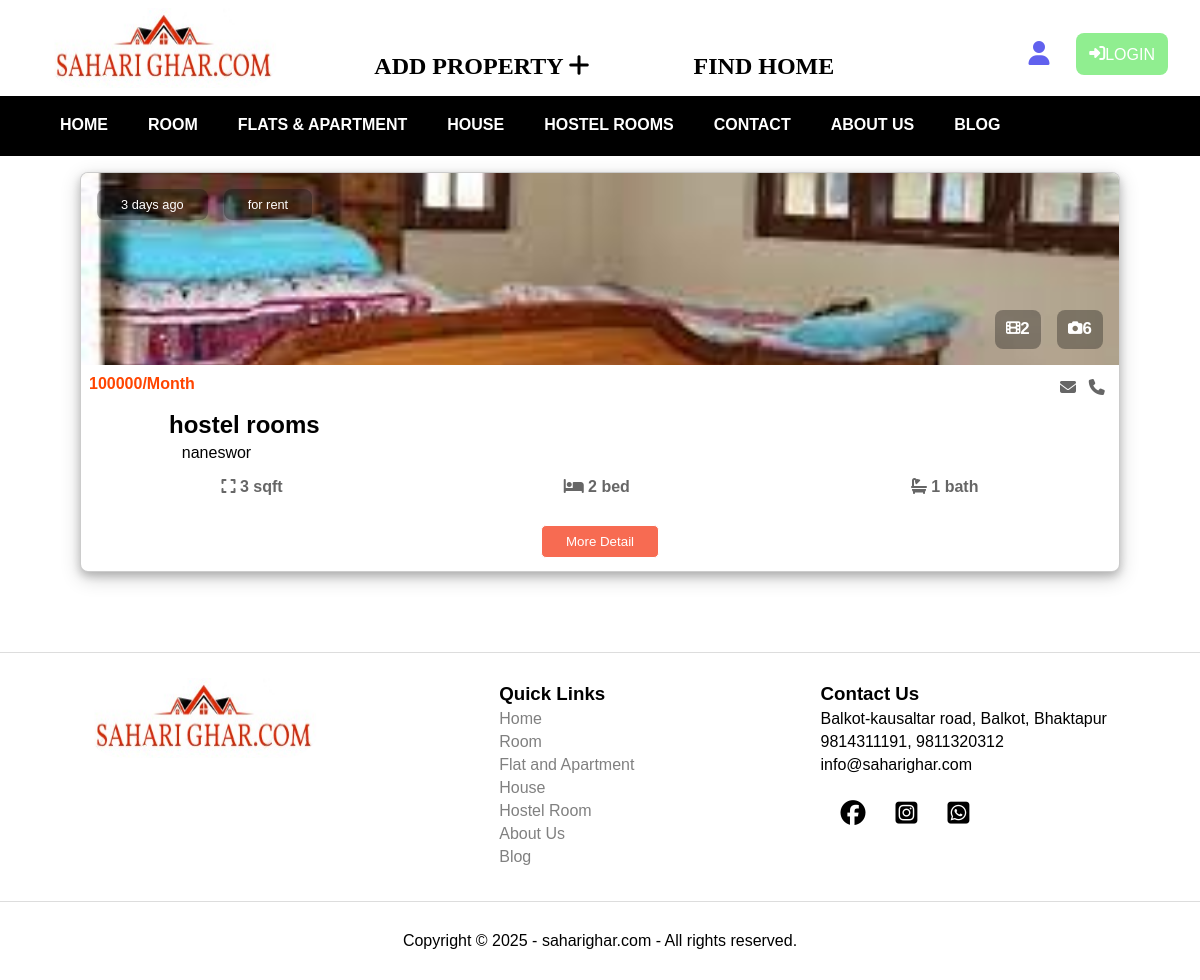
/hostel.php, run on an earlier commit of the app's database.
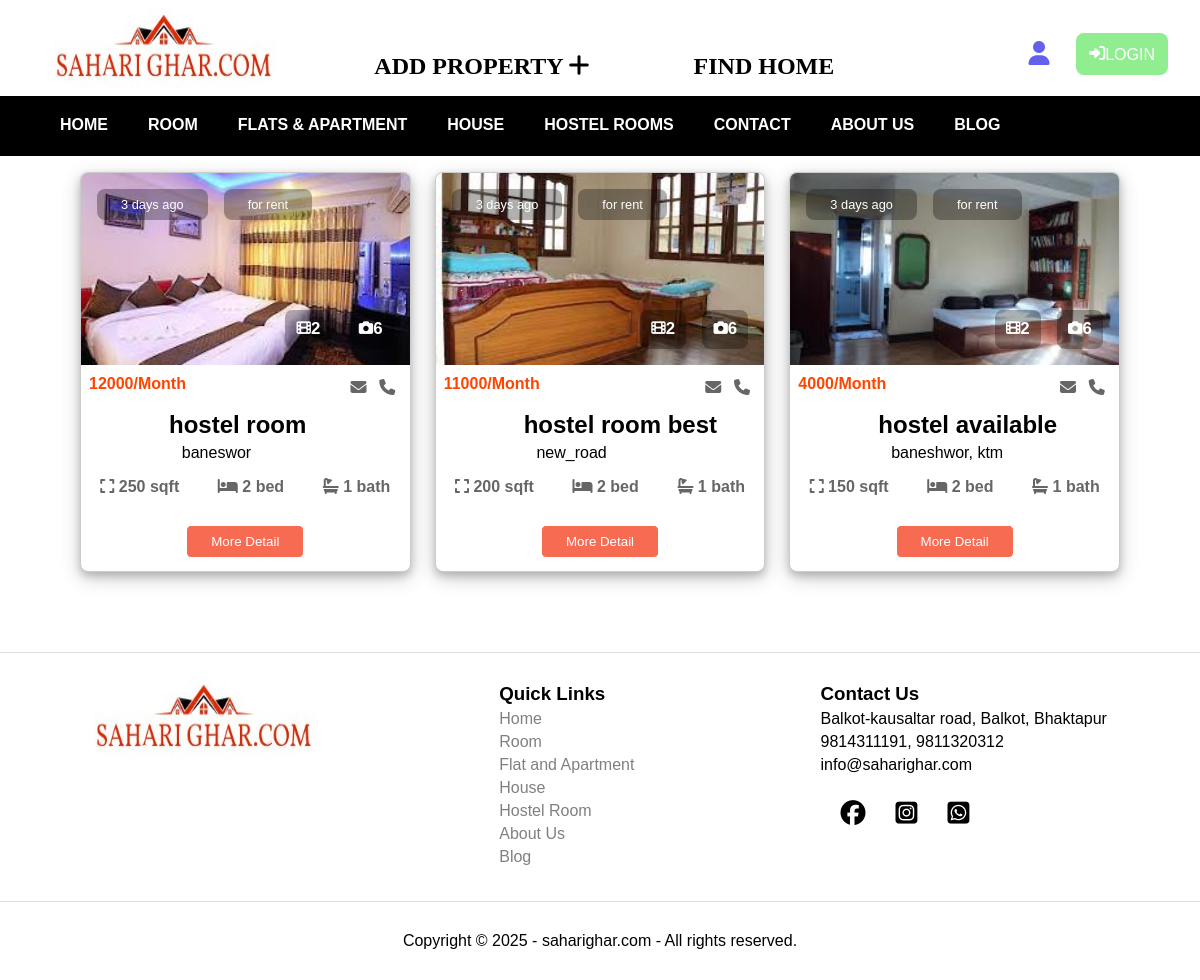
And on a later commit of the database.
### tables this page shows
CREATE TABLE `prop_detail` (
  `prod_id` int(10) NOT NULL,
  `title` varchar(30) NOT NULL,
  `type` varchar(20) NOT NULL,
  `price` varchar(20) NOT NULL,
  `location` varchar(50) NOT NULL,
  `image` varchar(255) NOT NULL,
  `area` int(20) NOT NULL,
  `bedroom` int(20) NOT NULL,
  `bathroom` int(20) NOT NULL,
  `latitude` double(10,6) NOT NULL DEFAULT 0.000000,
  `longitude` double(10,6) NOT NULL DEFAULT 0.000000
);

### hostel.php (the view, shortened to what this page needs)
<?php
include 'header.php'
?>
<section class="featured">
        <div class="box-container">
            <?php
             $logged_in= isset($_SESSION['loggedin'])=== true;
            $query= "select * from  prop_detail";
            $result=mysqli_query($conn,$query);
            while($row=mysqli_fetch_assoc($result))
            {
              $id       =$row["prod_id"];
              $title    =$row["title"];
              $type     =$row["type"];
              $price    =$row["price"];
              $location =$row["location"];
              $image    =$row["image"];
              $area     =$row["area"];
              $bedroom  =$row["bedroom"];
              $bathroom =$row["bathroom"];
                 if($type==='hostel room')
                 {
                echo"
                <div class='box'>
                <div class='image-container'>
                    <img src='./Admin/property_images/$image' alt='roomimage'>
                    <div class='info'>
                        <h3>3 days ago</h3>
                        <h3>for rent</h3>
                    </div>
                    <div class='icon'>
                        <a href='#' class='fas fa-film'>
                            <h3>2</h3>
                        </a>
                        <a href='#' class='fas fa-camera'>
                            <h3>6</h3>
                        </a>
                    </div>
                </div>
                <div class='content'>
                    <div class='price'>
                        <h3>$price/Month</h3>
                        <a href='#' class='fas fa-envelope'></a>
                        <a href='#' class='fas fa-phone'></a>
                    </div>
                </div>
                <div class='location'>
                    <h3>$title </h3>
                    <p>$location</p>
                </div>
                <div class='detail'>
                    <h3><i class='fas fa-expand'></i> $area sqft</h3>
                    <h3><i class='fas fa-bed'></i> $bedroom  bed</h3>
                    <h3><i class='fas fa-bath'></i> $bathroom bath</h3>
                </div>
                <form method='GET' class='buttons' action='card_detail.php' onsubmit='return checkLogin($logged_in)'>
                <input type='hidden' name='id' value='$id'>
               <button type='submit' class='btn'>More Detail</button>
           </form>
               </div>";
                 }
            }
             ?>
        </div>
    </section>
<?php
include 'footer.php'
?>

### header.php (shortened to what this page needs)
<!DOCTYPE html>
<html lang="en">
<head>
    <link rel="stylesheet" href="https://cdnjs.cloudflare.com/ajax/libs/font-awesome/6.5.1/css/all.min.css"
 />
    <link rel="stylesheet" href="css/style.css">
</head>
<body>
    <header>
        <div class="topbar">
            <a href="index.php" class="logo-container">
                <img src="image/logo.jpg" class="logo">
            </a>
            <div class="add-find border ">
            <?php
     if (isset($_SESSION['loggedin']) && $_SESSION['loggedin'] === true && isset($_SESSION['role']) && $_SESSION['role'] === 'landlord') {
        echo '<a href="landlord_add_prop.php" class="add">ADD PROPERTY <i class="fa-solid fa-plus"></i></a>';
     } else {
        echo '<a href="login.php" class="add" onclick="message()">ADD PROPERTY <i class="fa-solid fa-plus"></i></a>';
    }
    ?>
            <a href="#featured" class="find">FIND HOME</a>
            </div>
           <div class="last-top">
            <ul>
                <li><a href="" class="account"><i class="fa-solid fa-user"></i></a></li>
                <?php
                if (isset($_SESSION['loggedin'])=== true){
                    echo'<li><a href="logout.php" class="logout">LOGOUT<i class="fa-solid fa-right-to-bracket"></i></a></li>';
                }else {
                    echo '<li><a href="login.php" class="login"><i class="fa-solid fa-right-to-bracket"></i>LOGIN</a></li>';
                     }
                   ?>
            </ul>
           </div>
        </div>
        <div class="navbar">
            <ul class="navitems">
                <li><a href="index.php">HOME</a></li>
                <li><a href="room.php">ROOM</a></li>
                <li><a href="flat_apartment.php">FLATS & APARTMENT</a></li>
                <li><a href="house.php">HOUSE</a></li>
                <li><a href="hostel.php">HOSTEL ROOMS</a></li>
                <li><a href="">CONTACT</a></li>
                <li><a href="">ABOUT US</a></li>
                <li><a href="">BLOG</a></li>
            </ul>
        </div>
    </header>

### footer.php (shortened to what this page needs)
<!DOCTYPE html>
<html lang="en">
<head>
    <link rel="stylesheet" href="https://cdnjs.cloudflare.com/ajax/libs/font-awesome/6.5.1/css/all.min.css"
 />
</head>
<body>
<?php
echo '
<div class="footer">
<a href="" class="logo-container">
<img src="image/logo.jpg" class="logo">
</a>
    <div>
        <h3>Quick Links</h3>
        <a href="home.php">Home</a>
        <a href="room.php">Room</a>
        <a href="flat_and_apartment.php">Flat and Apartment</a>
        <a href="house.php">House</a>
        <a href="hostel_room.php">Hostel Room</a>
        <a href="about_us.php">About Us</a>
        <a href="blog.php">Blog</a>
    </div>
    <div class="contact-us">
        <h3>Contact Us</h3>
        <p>Balkot-kausaltar road, Balkot, Bhaktapur</p>
        <p>9814311191, 9811320312</p>
        <p><a href="mailto:info@saharighar.com" style="color: #000;">info@saharighar.com</a></p>
        <div class="social-icons">
        <div class="facebook">
        <a href="https://www.facebook.com" id="facebook"><i class="fa-brands fa-facebook"></i></a>
        </div>
        <div class="insta">
        <a href="https://www.instagram.com"><i class="fa-brands fa-square-instagram"></i>   </a>
        </div>
        <div class="whatsapp">
        <a href="https://www.whatsapp.com" id="whatsapp"><i class="fa-brands fa-square-whatsapp"></i></a>
        </div>
        </div>
    </div>
</div>
<div class="footer copyright">
    <div>Copyright © 2025 - saharighar.com - All rights reserved.</div>
</div>
';
?>
</body>
</html>

### css/style.css (style rules this page uses)
* { margin: 0px; font-family: Arial, sans-serif; box-sizing: border-box; text-decoration: none; }
body { position: relative; }
header { position: sticky; top: 0; left: 0; right: 0; width: 100%; z-index: 1000; }
.topbar { background-color: white; display: flex; align-items: center; height: 6rem; justify-content: space-evenly; }
.logo-container { height: 5rem; width: 240px; top: 0; }
.logo { height: 5rem; width: 15rem; border: #f7f7f7; border-radius: 70px; }
.add-find { display: flex; margin: 3px 0px 5px 0px; position: relative; top: 0; }
.add-find .add { position: relative; font-size: 1.5rem; font-weight: bold; font-family: Cambria, Cochin, Georgia, Times, "Times New Roman", serif; height: 1.5rem; color: black; padding: 1rem; margin: 0 2rem; left: 0; top: 0.4rem; bottom: 0; border-radius: 0.5rem; }
.add-find .find { position: relative; font-size: 1.5rem; font-weight: bold; font-family: Cambria, Cochin, Georgia, Times, "Times New Roman", serif; height: 1.5rem; color: black; padding: 1rem; margin: 0 1.5rem; left: 1rem; top: 0.4rem; border-radius: 0.5rem; }
.last-top { margin-left: 5rem; }
.last-top ul { display: flex; justify-content: space-evenly; align-items: center; width: 100%; }
.last-top ul li { list-style: none; justify-content: space-evenly; }
.last-top ul li .account { position: relative; top: 0.4rem; margin: 5px; padding: 2px; height: 1rem; font-size: 1.5rem; color: rgb(97, 97, 238); }
.last-top ul li .login { margin: 0px 5px 0px 4px; padding: 0.8rem; color: white; background-color: lightgreen; border-radius: 0.5rem; position: relative; top: 0.4rem; left: 1rem; }
.navbar { background-color: black; height: 60px; }
.navitems { display: flex; align-items: center; justify-content: flex-start; }
.navitems li { list-style: none; padding: 20px; }
.navitems li a { color: white; font-weight: bold; }
.featured .box-container { display: flex; flex-wrap: wrap; gap: 1.5rem; margin: 1rem 5rem 5rem 5rem; background-color: #fff; }
.featured .box-container .box { border: 0.1rem solid rgba(0, 0, 0, 0.2); box-shadow: 0 4px 8px 0 rgba(0, 0, 0, 0.2), 0 6px 20px 0 rgba(0, 0, 0, 0.19); height: 25rem; width: 10rem; border-radius: 0.5rem; overflow: hidden; background: #fff; flex: 1 1 18rem; }
.featured .box-container .box .image-container { overflow: hidden; position: relative; width: 100%; height: 12rem; }
.featured .box-container .box .image-container img { width: 100%; height: 100%; object-fit: cover; transition: 0.2s linear; }
.featured .box-container .box .image-container .info { position: absolute; top: 1rem; left: 0; display: flex; }
.featured .box-container .box .image-container .info h3 { font-size: 0.8rem; font-weight: 500; color: #fff; background: rgba(0, 0, 0, 0.3); border-radius: 0.5rem; padding: 0.5rem 1.5rem; margin-left: 1rem; }
.featured .box-container .box .image-container .icon { position: absolute; bottom: 1rem; right: 0; display: flex; }
.featured .box-container .box .image-container .icon a { font-size: 0.9rem; color: #fff; display: flex; border-radius: 0.5rem; background: rgba(0, 0, 0, 0.3); margin-right: 1rem; padding: 0.7rem; }
.featured .box-container .box .content { padding: 0.5rem; }
.featured .box-container .box .price { display: flex; align-items: center; }
.featured .box-container .box .price h3 { color: orangered; font-size: 1rem; margin-right: auto; }
.featured .box-container .box .price a { color: #666; font-size: 1rem; margin: 0.2rem; padding: 0.2rem; border-radius: 0.2rem; height: 1rem; }
.featured .box-container .box .location { margin-left: 5rem; padding: 0.5rem; }
.featured .box-container .box .location h3 { font-size: 1.5rem; font-family: "Franklin Gothic Medium", "Arial Narrow", Arial, sans-serif; }
.featured .box-container .box .location p { padding-top: 0.3rem; margin-left: 0.8rem; }
.featured .box-container .box .detail { display: flex; margin-top: 0.2rem; }
.featured .box-container .box .detail h3 { margin: auto; padding: 0.3rem; font-size: 1rem; color: #666; }
.featured .box-container .box .buttons { display: flex; margin: 1rem; margin-top: 1.5rem; }
.featured .box-container .box .buttons button { margin: auto; border: solid 1px white; border-radius: 5px; padding: 0.5rem 1.5rem; color: white; background-color: #f76b52; }

What changed in the data, as far as the page shows it:
removed prop_detail: image (picture), price "100000", title "hostel rooms", location "naneswor", area "3", bedroom "2", bathroom "1"
added prop_detail: image (picture), price "12000", title "hostel room", location "baneswor", area "250", bedroom "2", bathroom "1"
added prop_detail: image (picture), price "11000", title "hostel room best", location "new_road", area "200", bedroom "2", bathroom "1"
added prop_detail: image (picture), price "4000", title "hostel available", location "baneshwor, ktm", area "150", bedroom "2", bathroom "1"
